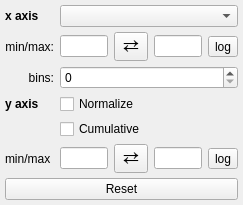
<?xml version="1.0" encoding="UTF-8"?>
<ui version="4.0">
 <class>Widget</class>
 <widget class="QWidget" name="Widget">
  <property name="geometry">
   <rect>
    <x>0</x>
    <y>0</y>
    <width>243</width>
    <height>178</height>
   </rect>
  </property>
  <property name="windowTitle">
   <string>1D Histogram</string>
  </property>
  <layout class="QGridLayout" name="gridLayout_5">
   <property name="verticalSpacing">
    <number>5</number>
   </property>
   <property name="margin">
    <number>5</number>
   </property>
   <item row="7" column="6">
    <widget class="QToolButton" name="toolButton">
     <property name="text">
      <string>log</string>
     </property>
    </widget>
   </item>
   <item row="5" column="3" colspan="3">
    <widget class="QCheckBox" name="bool_normalize">
     <property name="text">
      <string>Normalize</string>
     </property>
    </widget>
   </item>
   <item row="6" column="3" colspan="3">
    <widget class="QCheckBox" name="bool_cumulative">
     <property name="text">
      <string>Cumulative</string>
     </property>
    </widget>
   </item>
   <item row="7" column="2">
    <widget class="QLabel" name="label_5">
     <property name="text">
      <string>min/max</string>
     </property>
    </widget>
   </item>
   <item row="7" column="3">
    <widget class="QLineEdit" name="value_y_min"/>
   </item>
   <item row="7" column="5">
    <widget class="QLineEdit" name="value_y_max"/>
   </item>
   <item row="7" column="4">
    <widget class="QToolButton" name="button_flip_y">
     <property name="font">
      <font>
       <pointsize>14</pointsize>
      </font>
     </property>
     <property name="styleSheet">
      <string notr="true">padding: 0px</string>
     </property>
     <property name="text">
      <string>⇄</string>
     </property>
    </widget>
   </item>
   <item row="0" column="3" colspan="4">
    <widget class="QComboBox" name="combodata_xatt">
     <property name="sizeAdjustPolicy">
      <enum>QComboBox::AdjustToMinimumContentsLength</enum>
     </property>
    </widget>
   </item>
   <item row="1" column="4">
    <widget class="QToolButton" name="button_flip_x">
     <property name="font">
      <font>
       <pointsize>14</pointsize>
      </font>
     </property>
     <property name="styleSheet">
      <string notr="true">padding: 0px</string>
     </property>
     <property name="text">
      <string>⇄</string>
     </property>
    </widget>
   </item>
   <item row="1" column="2">
    <widget class="QLabel" name="label_2">
     <property name="text">
      <string>min/max:</string>
     </property>
     <property name="alignment">
      <set>Qt::AlignRight|Qt::AlignTrailing|Qt::AlignVCenter</set>
     </property>
    </widget>
   </item>
   <item row="2" column="2">
    <widget class="QLabel" name="label">
     <property name="text">
      <string>bins:</string>
     </property>
     <property name="alignment">
      <set>Qt::AlignRight|Qt::AlignTrailing|Qt::AlignVCenter</set>
     </property>
    </widget>
   </item>
   <item row="1" column="5">
    <widget class="QLineEdit" name="value_x_max"/>
   </item>
   <item row="9" column="2" colspan="5">
    <widget class="QPushButton" name="pushButton">
     <property name="text">
      <string>Reset</string>
     </property>
    </widget>
   </item>
   <item row="5" column="2">
    <widget class="QLabel" name="label_4">
     <property name="font">
      <font>
       <weight>75</weight>
       <bold>true</bold>
      </font>
     </property>
     <property name="text">
      <string>y axis</string>
     </property>
    </widget>
   </item>
   <item row="1" column="6">
    <widget class="QToolButton" name="bool_log_x">
     <property name="text">
      <string>log</string>
     </property>
    </widget>
   </item>
   <item row="0" column="2">
    <widget class="QLabel" name="label_3">
     <property name="font">
      <font>
       <weight>75</weight>
       <bold>true</bold>
      </font>
     </property>
     <property name="text">
      <string>x axis</string>
     </property>
    </widget>
   </item>
   <item row="1" column="3">
    <widget class="QLineEdit" name="value_x_min"/>
   </item>
   <item row="2" column="3" colspan="4">
    <widget class="QSpinBox" name="value_n_bins">
     <property name="maximum">
      <number>9999</number>
     </property>
    </widget>
   </item>
  </layout>
 </widget>
 <layoutdefault spacing="6" margin="11"/>
 <resources/>
 <connections/>
</ui>
